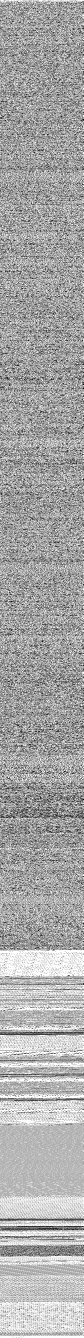
#> input picture API_Laura/Images_intermediaires/strings.exe.png, 250 x 4014 px, found by its file name (shown at 1/3 size); its folder holds only this picture in this run
$ python 'représentation_grayscale.py' Images_intermediaires
#> lines starting #> are read from the running program, lines starting #| are printed output that depends on the picture
import numpy as np
import csv
from PIL import Image
import os
import argparse

# Première étape, transformer le binaire en csv : on a une fonction spécifique
def convert_to_csv(input_file, output_file):
#> called with input_file = 'Images_intermediaires/strings.exe.png'
    try:
        with open(input_file, 'rb') as f_in:
            bytes_list = list(f_in.read())

        with open(output_file, 'w', newline='') as f_out:
            writer = csv.writer(f_out)
            # Parcourir la liste d'octets et écrire chaque octet dans une ligne du fichier CSV
            for byte_value in bytes_list:
                writer.writerow([byte_value])
    except Exception as e:
        print(f"Erreur lors de la conversion en CSV du fichier {input_file}: {str(e)}")

# Deuxième étape, transformer le csv en png : on a une fonction spécifique
def csv_to_image(input_file, output_file):
    try:
        # Charger les données CSV en tant que tableau NumPy
        data_array = np.loadtxt(input_file, delimiter=',', dtype=np.uint8)

        # Inverser les couleurs pour correspondre à la représentation souhaitée
        data_array = 255 - data_array

        # Redimensionner les données pour correspondre à la taille de l'image
        largeur = 250
        hauteur = data_array.shape[0] // largeur
        data_array = data_array[:hauteur * largeur].reshape(hauteur, largeur)

        # Créer une image à partir du tableau de données
        img = Image.fromarray(data_array, 'L')  # 'L' pour l'image en niveaux de gris

        # Enregistrer l'image
        img.save(output_file)
    except Exception as e:
        print(f"Erreur lors de la conversion en image du fichier {input_file}: {str(e)}")

# Fonction principale
def main(exe_dir):
    # Définir les répertoires intermédiaires et de sortie
    interm_dir = os.path.expanduser('~/API_Laura/Images_intermediaires')
    output_dir = os.path.expanduser('~/API_Laura/Résultats/Images_Grayscale')

    # Vérifier si le répertoire existe
    if not os.path.exists(exe_dir):
        print(f"Le répertoire {exe_dir} n'existe pas.")
        return

    # Créer le répertoire intermédiaire s'il n'existe pas
    if not os.path.exists(interm_dir):
        os.makedirs(interm_dir)

    # Créer le répertoire de sortie s'il n'existe pas
    if not os.path.exists(output_dir):
        os.makedirs(output_dir)

    # Parcourir chaque fichier dans le répertoire exe_dir
    for file_name in os.listdir(exe_dir):
        file_path = os.path.join(exe_dir, file_name)

        # Vérifier si le chemin est un fichier
        if os.path.isfile(file_path):
            # Définir les chemins de sortie pour les fichiers CSV et PNG
            csv_output_path = os.path.join(interm_dir, f"{file_name}_pour_image.csv")
            png_output_path = os.path.join(interm_dir, f"{file_name}.png")

            # Convertir le fichier binaire en fichier CSV
            convert_to_csv(file_path, csv_output_path)

            # Convertir le fichier CSV en image PNG
            csv_to_image(csv_output_path, png_output_path)

            # Supprimer le fichier CSV intermédiaire
            os.remove(csv_output_path)

    # Parcourir chaque fichier dans le répertoire interm_dir
    for filename in os.listdir(interm_dir):
        # Chemin complet du fichier d'entrée
        input_path = os.path.join(interm_dir, filename)

        # Vérifier si le chemin est un fichier
        if os.path.isfile(input_path):
            try:
                # Ouvrir l'image
                with Image.open(input_path) as img:
                    # Redimensionner l'image en 250x250 pixels
#> img is the input picture: PIL image 250x4014 L; min 0, max 255, mean 167.7
                    resized_img = img.resize((250, 250))
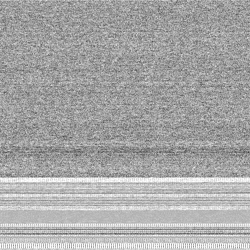
#> resized_img: PIL image 250x250 L; min 62, max 255, mean 167.6

                    # Chemin complet du fichier de sortie
                    output_path = os.path.join(output_dir, filename)

                    # Enregistrer l'image redimensionnée
                    resized_img.save(output_path)
                    print(f"Image {filename} en Grayscale créée avec succès.")
            except Exception as e:
                print(f"Erreur lors du redimensionnement de l'image {filename}: {str(e)}")

if __name__ == "__main__":
    parser = argparse.ArgumentParser(description='Process executable files to images.')
    parser.add_argument('exe_dir', type=str, help='Directory containing the executable files.')

    args = parser.parse_args()

    # Convert executable files to images
    main(args.exe_dir)
